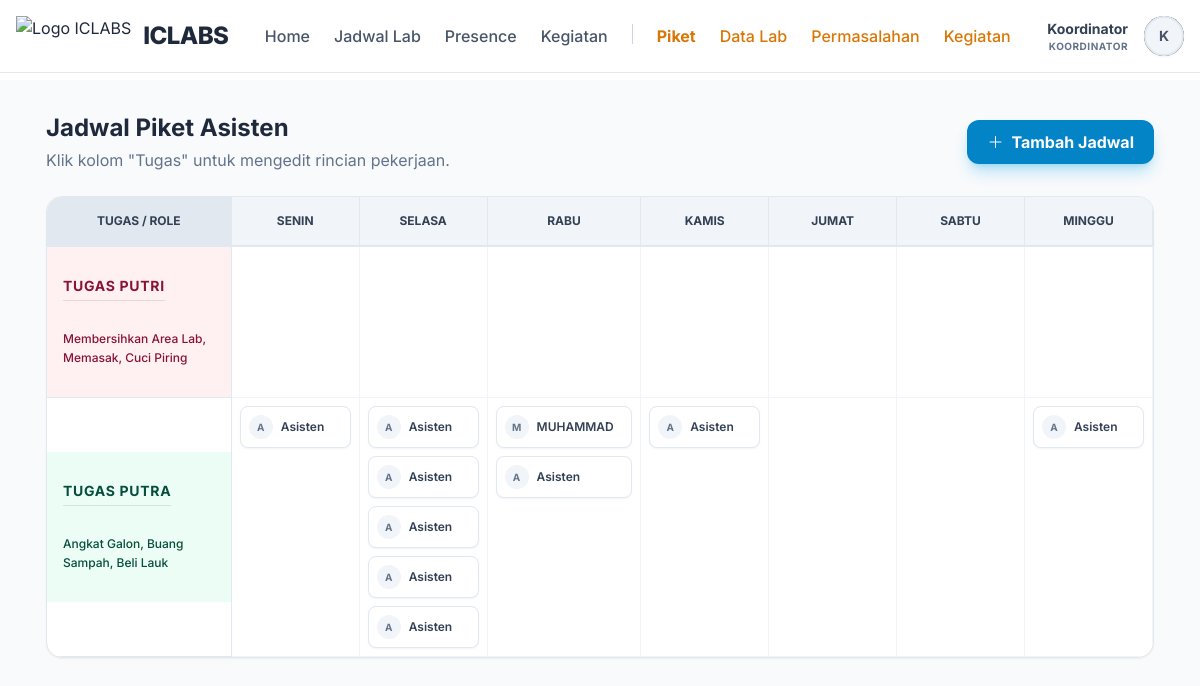
The app's page /public/koordinator/assistant-schedules (signed in) with its own data.
### tables this page shows
CREATE TABLE `assistant_schedules` (
  `id` int(11) NOT NULL AUTO_INCREMENT,
  `user_id` int(11) NOT NULL,
  `group_type` enum('putra','putri') NOT NULL DEFAULT 'putra',
  `day` enum('Monday','Tuesday','Wednesday','Thursday','Friday','Saturday','Sunday') NOT NULL,
  `job_role` varchar(100) NOT NULL,
  PRIMARY KEY (`id`),
  KEY `user_id` (`user_id`),
  CONSTRAINT `assistant_schedules_ibfk_1` FOREIGN KEY (`user_id`) REFERENCES `users` (`id`) ON DELETE CASCADE
);

CREATE TABLE `users` (
  `id` int(11) NOT NULL AUTO_INCREMENT,
  `name` varchar(100) NOT NULL,
  `email` varchar(100) NOT NULL,
  `phone` varchar(20) DEFAULT NULL,
  `password` varchar(255) NOT NULL,
  `role_id` int(11) NOT NULL,
  `status` enum('active','inactive') DEFAULT 'active',
  `created_at` timestamp NOT NULL DEFAULT current_timestamp(),
  PRIMARY KEY (`id`),
  UNIQUE KEY `email` (`email`),
  KEY `idx_users_email` (`email`),
  KEY `idx_users_role` (`role_id`),
  CONSTRAINT `users_ibfk_1` FOREIGN KEY (`role_id`) REFERENCES `roles` (`id`)
);

### app/controllers/KoordinatorController.php (called while the page is built, shortened)
<?php
class KoordinatorController extends Controller
{
    public function listAssistantSchedules()
    {
        $scheduleModel = $this->model('AssistantScheduleModel');
        $settingsModel = $this->model('SettingsModel');
        $rawSchedules = $scheduleModel->getAllWithUser();
        $masterJob = [
            'Putri' => $settingsModel->get('job_putri', 'Belum diatur'),
            'Putra' => $settingsModel->get('job_putra', 'Belum diatur')
        ];
        $days = ['Monday', 'Tuesday', 'Wednesday', 'Thursday', 'Friday', 'Saturday', 'Sunday'];
        $matrix = [
            'Putri' => array_fill_keys($days, []),
            'Putra' => array_fill_keys($days, [])
        ];
        foreach ($rawSchedules as $row) {
            $role = $row['job_role'];
            $day  = $row['day'];
            if (isset($matrix[$role][$day])) {
                $matrix[$role][$day][] = $row;
            }
        }
        $data = [
            'matrix' => $matrix,
            'masterJob' => $masterJob,
            'days' => $days
        ];
        $this->view('koordinator/schedules/index', $data);
    }
}

### app/core/Router.php (called while the page is built, shortened)
<?php
class Router {
    private $routes = [];
    private $params = [];
    private function addRoute($method, $uri, $controller) {
        $this->routes[] = [
            'method' => $method,
            'uri' => $uri,
            'controller' => $controller
        ];
    }
    public function dispatch() {
        $requestMethod = $_SERVER['REQUEST_METHOD'];
        $requestUri = $this->getRequestUri();
        foreach ($this->routes as $route) {
            if ($route['method'] !== $requestMethod) {
                continue;
            }
            if ($this->matchRoute($route['uri'], $requestUri)) {
                return $this->callController($route['controller']);
            }
        }
    }
    private function getRequestUri() {
        $uri = $_GET['url'] ?? '/';
        $uri = '/' . trim($uri, '/');
        return $uri;
    }
    private function matchRoute($pattern, $uri) {
        $pattern = preg_replace('/\/:([^\/]+)/', '/(?P<$1>[^/]+)', $pattern);
        $pattern = '#^' . $pattern . '$#';
        if (preg_match($pattern, $uri, $matches)) {
            $this->params = array_filter($matches, 'is_string', ARRAY_FILTER_USE_KEY);
            return true;
        }
        return false;
    }
    private function callController($controllerString) {
        list($controllerName, $method) = explode('@', $controllerString);
        $controller = new $controllerName();
        call_user_func_array([$controller, $method], $this->params);
    }
}

### public/index.php (called while the page is built, shortened)
<?php
require_once APP_PATH . '/core/Router.php';
require_once APP_PATH . '/core/Controller.php';
require_once APP_PATH . '/core/Model.php';
require_once APP_PATH . '/config/database.php';
require_once APP_PATH . '/helpers/functions.php';
$router = new Router();
$router->dispatch();

### app/helpers/functions.php (called while the page is built, shortened)
<?php
function e($string) {
    return htmlspecialchars($string, ENT_QUOTES, 'UTF-8');
}
function url($path = '') {
    return BASE_URL . '/' . ltrim($path, '/');
}

### app/config/database.php (called while the page is built, shortened)
<?php
function getDBConnection()
{
    static $pdo = null;
    if ($pdo === null) {
        try {
            $dsn = "mysql:host=" . DB_HOST . ";port=" . DB_PORT . ";dbname=" . DB_NAME . ";charset=" . DB_CHARSET;
            $options = [
                PDO::ATTR_ERRMODE            => PDO::ERRMODE_EXCEPTION,
                PDO::ATTR_DEFAULT_FETCH_MODE => PDO::FETCH_ASSOC,
                PDO::ATTR_EMULATE_PREPARES   => false,
            ];
            $pdo = new PDO($dsn, DB_USER, DB_PASS, $options);
        } catch (PDOException $e) {
            die("Database connection failed: " . $e->getMessage());
        }
    }
    return $pdo;
}

### app/models/SettingsModel.php (called while the page is built, shortened)
<?php
class SettingsModel extends Model
{
    protected $table = 'app_settings';
    public function get($key, $default = '')
    {
        $sql = "SELECT setting_value FROM {$this->table} WHERE setting_key = ?";
        $result = $this->queryOne($sql, [$key]);
        return $result ? $result['setting_value'] : $default;
    }
}

### app/core/Model.php (called while the page is built, shortened)
<?php
class Model {
    protected $db;
    public function __construct() {
        $this->db = getDBConnection();
    }
    public function query($sql, $params = []) {
        $stmt = $this->db->prepare($sql);
        $stmt->execute($params);
        return $stmt->fetchAll();
    }
    public function queryOne($sql, $params = []) {
        $stmt = $this->db->prepare($sql);
        $stmt->execute($params);
        return $stmt->fetch();
    }
}

### app/models/AssistantScheduleModel.php (called while the page is built, shortened)
<?php
class AssistantScheduleModel extends Model
{
    public function getAllWithUser()
    {
        $sql = "SELECT s.*, u.name as assistant_name, u.email
                FROM assistant_schedules s
                JOIN users u ON s.user_id = u.id
                ORDER BY FIELD(day, 'Monday', 'Tuesday', 'Wednesday', 'Thursday', 'Friday', 'Saturday', 'Sunday')";
        return $this->query($sql);
    }
}

### app/views/koordinator/schedules/index.php (the view, shortened to what this page needs)
<?php include APP_PATH . '/views/layouts/header.php'; ?>
<?php include APP_PATH . '/views/layouts/navbar.php'; ?>
<div class="bg-slate-50 min-h-screen py-8">
    <div class="max-w-[95%] mx-auto px-4">
        <div class="flex justify-between items-center mb-6">
            <div>
                <h1 class="text-2xl font-bold text-slate-800">Jadwal Piket Asisten</h1>
                <p class="text-slate-500 mt-1">Klik kolom "Tugas" untuk mengedit rincian pekerjaan.</p>
            </div>
            <a href="<?= url('/koordinator/assistant-schedules/create') ?>"
                class="inline-flex items-center gap-2 px-5 py-2.5 bg-sky-600 hover:bg-sky-700 text-white font-bold rounded-xl shadow-lg shadow-sky-500/30 transition-all">
                <i class="bi bi-plus-lg"></i> Tambah Jadwal
            </a>
        </div>
        <div class="bg-white border border-slate-200 rounded-2xl shadow-sm overflow-hidden">
            <div class="overflow-x-auto">
                <table class="w-full text-sm text-center border-collapse">
                    <thead class="bg-slate-100 text-slate-700 border-b-2 border-slate-200 uppercase text-xs font-bold">
                        <tr>
                            <th class="px-4 py-4 w-1/6 border-r border-slate-200 bg-slate-200">Tugas / Role</th>
                            <?php foreach ($days as $day): ?>
                            <?php $dayNames = ['Monday' => 'Senin', 'Tuesday' => 'Selasa', 'Wednesday' => 'Rabu', 'Thursday' => 'Kamis', 'Friday' => 'Jumat', 'Saturday' => 'Sabtu', 'Sunday' => 'Minggu']; ?>
                            <th class="px-2 py-3 border-r border-slate-200 min-w-[120px]"><?= $dayNames[$day] ?></th>
                            <?php endforeach; ?>
                        </tr>
                    </thead>
                    <tbody class="divide-y divide-slate-200">
                        <?php foreach (['Putri', 'Putra'] as $role): ?>
                        <?php
                            $theme = ($role == 'Putri') ? 'bg-rose-50 border-rose-100 text-rose-900' : 'bg-emerald-50 border-emerald-100 text-emerald-900';
                            $hover = ($role == 'Putri') ? 'hover:bg-rose-100' : 'hover:bg-emerald-100';
                            $jobText = $masterJob[$role];
                            ?>
                        <tr>
                            <td
                                class="p-0 border-r border-slate-200 border-b border-slate-100 align-middle relative group">
                                <button onclick="openJobModal('<?= $role ?>', `<?= e($jobText) ?>`)"
                                    class="w-full h-full min-h-[150px] p-4 text-left flex flex-col justify-center <?= $theme ?> <?= $hover ?> transition-colors">
                                    <span
                                        class="font-bold text-sm uppercase tracking-wider mb-2 border-b border-black/10 pb-1 w-fit">Tugas
                                        <?= $role ?></span>
                                    <p class="text-xs font-medium leading-relaxed whitespace-pre-line">
                                        <?= e($jobText) ?></p>
                                </button>
                            </td>
                            <?php foreach ($days as $day): ?>
                            <td class="p-2 align-top border-r border-slate-100 border-b border-slate-100 h-full">
                                <div class="flex flex-col gap-2">
                                    <?php if (!empty($matrix[$role][$day])): ?>
                                    <?php foreach ($matrix[$role][$day] as $sched): ?>
                                    <div
                                        class="group/item relative bg-white border border-slate-200 rounded-lg p-2 shadow-sm hover:shadow-md hover:border-sky-400 text-left">
                                        <div class="flex items-center gap-2">
                                            <div
                                                class="w-6 h-6 rounded-full bg-slate-100 flex items-center justify-center text-[10px] font-bold text-slate-500">
                                                <?= substr($sched['assistant_name'], 0, 1) ?></div>
                                            <span
                                                class="text-xs font-semibold text-slate-700 truncate"><?= explode(' ', $sched['assistant_name'])[0] ?></span>
                                        </div>
                                    </div>
                                    <?php endforeach; ?>
                                    <?php endif; ?>
                                </div>
                            </td>
                            <?php endforeach; ?>
                        </tr>
                        <?php endforeach; ?>
                    </tbody>
                </table>
            </div>
        </div>
    </div>
</div>

### public/assets/css/style.css (style rules this page uses)
:root { --primary-color: #2563eb; --secondary-color: #475569; --success-color: #10b981; --danger-color: #ef4444; --warning-color: #f59e0b; --light-bg: #f8fafc; --dark-text: #1e293b; --border-color: #e2e8f0; }
* { margin: 0; padding: 0; box-sizing: border-box; }
body { font-family: 'Segoe UI', Tahoma, Geneva, Verdana, sans-serif; background-color: var(--light-bg); color: var(--dark-text); line-height: 1.6; }
.text-center { text-align: center; }

### app/views/layouts/header.php (style rules this page uses)
body { font-family: 'Inter', sans-serif; }

### records on screen
assistant_schedules: user.name "A", user.name "Asisten"
assistant_schedules: user.name "A", user.name "Asisten"
assistant_schedules: user.name "A", user.name "Asisten"
assistant_schedules: user.name "A", user.name "Asisten"
assistant_schedules: user.name "A", user.name "Asisten"
assistant_schedules: user.name "A", user.name "Asisten"
assistant_schedules: user.name "M", user.name "MUHAMMAD"
assistant_schedules: user.name "A", user.name "Asisten"
assistant_schedules: user.name "A", user.name "Asisten"
assistant_schedules: user.name "A", user.name "Asisten"

### other values on screen
explode(' ', $_SESSION['user_name'])[0] "Koordinator"
getUserRole() "KOORDINATOR"
substr($_SESSION['user_name'] ?? 'U', 0, 1) "K"
$dayNames[$day] "SENIN"
$dayNames[$day] "SELASA"
$dayNames[$day] "RABU"
$dayNames[$day] "KAMIS"
$dayNames[$day] "JUMAT"
$dayNames[$day] "SABTU"
$dayNames[$day] "MINGGU"
$role "PUTRI"
$jobText "Membersihkan Area Lab, Memasak, Cuci Piring"
$role "PUTRA"
$jobText "Angkat Galon, Buang Sampah, Beli Lauk"
